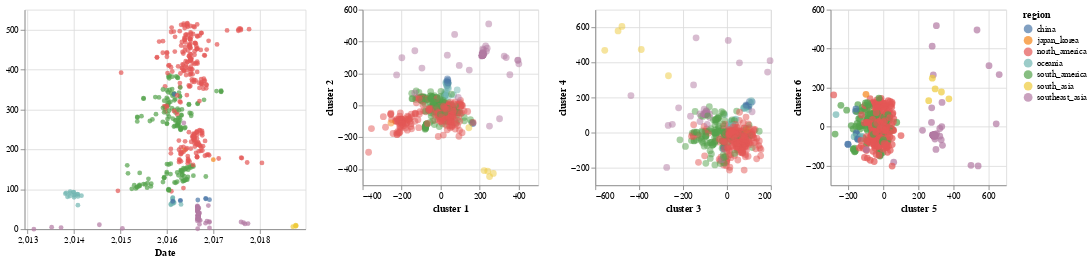

Source (notebook cell):
### Code cell
import altair as alt

brush = alt.selection(type='interval', resolve='global')
base = alt.Chart(merged_df)
MDS1 = base.mark_circle(size=60).encode(
    x='cluster 1',
    y='cluster 2',
    opacity=alt.value(0.5),
    color=alt.condition(brush, 'region', alt.ColorValue('gray')),
    tooltip=['strain', 'region']
).add_selection(brush).properties(width=200,height=200)

MDS2 = base.mark_circle(size=60).encode(
    x='cluster 3',
    y='cluster 4',
    opacity=alt.value(0.5),
    color=alt.condition(brush, 'region', alt.ColorValue('gray')),
    tooltip=['strain', 'region']
).add_selection(brush).properties(width=200,height=200)

MDS3 = base.mark_circle(size=60).encode(
    x='cluster 5',
    y='cluster 6',
    color=alt.condition(brush, 'region', alt.ColorValue('gray')),
    tooltip=['strain', 'region']
).add_selection(
    brush
).properties(
    width=200,
    height=200
)
#Make this into a website (view compiled vega -- gives you the javascript -- put that into a HTML script)
tree_name = base.mark_circle().encode(
    x=alt.X(
        "date:Q",
        scale=alt.Scale(domain=(node_df["date"].min() - 0.2, node_df["date"].max() + 0.2)),
        title="Date"
    ),
    y=alt.Y(
        "y:Q",
        title=""
    ),
    color=alt.condition(brush, 'region:N', alt.ColorValue('gray')),
    #color="region:N",
    tooltip=["strain:N", "region:N", "date:Q"]
).add_selection(brush).properties(width=320,height=250)
#make region clickable
notChart = tree_name|MDS1|MDS2|MDS3
notChart
#pc1.encode(x='principal component 1') | pc34.encode(x='principal component 3') #link the tree to this one as well
#Make this into a website (view compiled vega -- gives you the javascript -- put that into a HTML script)

### Figure 1 — Vega-Lite specification as saved in the notebook (floating-point values rounded to 4 significant figures; data arrays with more than 128 entries replaced by an {"elided": "..."} marker saying what was removed)
{"$schema": "https://vega.github.io/schema/vega-lite/v3.3.0.json", "config": {"mark": {"tooltip": null}, "view": {"height": 300, "width": 400}}, "data": {"name": "data-47fd0dde62c1e9fff7e5e4b965b25de5"}, "datasets": {"data-47fd0dde62c1e9fff7e5e4b965b25de5": {"elided": "517 records"}}, "hconcat": [{"encoding": {"color": {"condition": {"field": "region", "selection": "selector003", "type": "nominal"}, "value": "gray"}, "tooltip": [{"field": "strain", "type": "nominal"}, {"field": "region", "type": "nominal"}, {"field": "date", "type": "quantitative"}], "x": {"field": "date", "scale": {"domain": [2013.0, 2019.0]}, "title": "Date", "type": "quantitative"}, "y": {"field": "y", "title": "", "type": "quantitative"}}, "height": 250, "mark": "circle", "selection": {"selector003": {"resolve": "global", "type": "interval"}}, "width": 320}, {"encoding": {"color": {"condition": {"field": "region", "selection": "selector003", "type": "nominal"}, "value": "gray"}, "opacity": {"value": 0.5}, "tooltip": [{"field": "strain", "type": "nominal"}, {"field": "region", "type": "nominal"}], "x": {"field": "cluster 1", "type": "quantitative"}, "y": {"field": "cluster 2", "type": "quantitative"}}, "height": 200, "mark": {"size": 60, "type": "circle"}, "selection": {"selector003": {"resolve": "global", "type": "interval"}}, "width": 200}, {"encoding": {"color": {"condition": {"field": "region", "selection": "selector003", "type": "nominal"}, "value": "gray"}, "opacity": {"value": 0.5}, "tooltip": [{"field": "strain", "type": "nominal"}, {"field": "region", "type": "nominal"}], "x": {"field": "cluster 3", "type": "quantitative"}, "y": {"field": "cluster 4", "type": "quantitative"}}, "height": 200, "mark": {"size": 60, "type": "circle"}, "selection": {"selector003": {"resolve": "global", "type": "interval"}}, "width": 200}, {"encoding": {"color": {"condition": {"field": "region", "selection": "selector003", "type": "nominal"}, "value": "gray"}, "tooltip": [{"field": "strain", "type": "nominal"}, {"field": "region", "type": "nominal"}], "x": {"field": "cluster 5", "type": "quantitative"}, "y": {"field": "cluster 6", "type": "quantitative"}}, "height": 200, "mark": {"size": 60, "type": "circle"}, "selection": {"selector003": {"resolve": "global", "type": "interval"}}, "width": 200}]}
